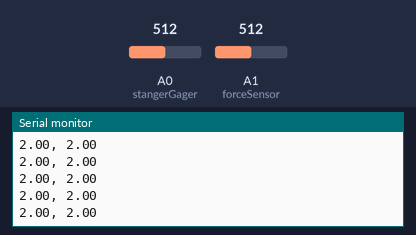
This sketch was run on a simulated Arduino Uno, built with avr-gcc and run on an emulated ATmega328P. Parts: the last lines printed to the serial monitor. The inputs (shaded band) are chosen by the test bench; at power-on: A0 (stangerGager) = 512, A1 (forceSensor) = 512.

Above: at 1.2 s.
1.3 s: A0 (stangerGager) set to 716
At 1.32 s:
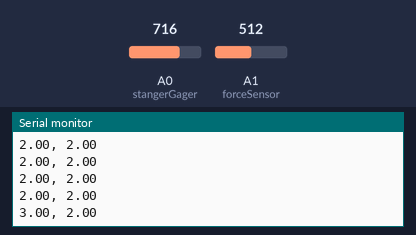
2.8 s: A1 (forceSensor) set to 716
At 2.83 s:
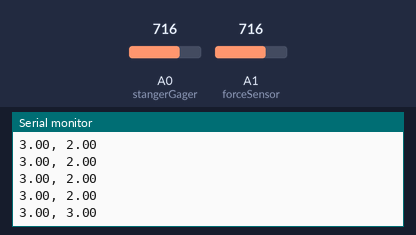
4.3 s: A0 (stangerGager) set to 900
At 4.35 s:
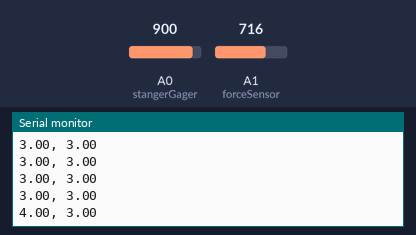
5.8 s: A1 (forceSensor) set to 900
At 5.86 s:
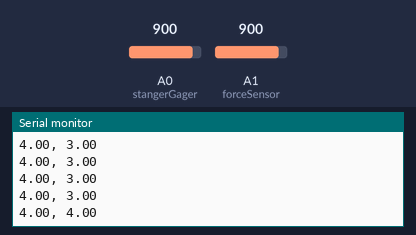
Timing chart, 0 to 8.3 s (numbered marks = the images above; inputs shaded):
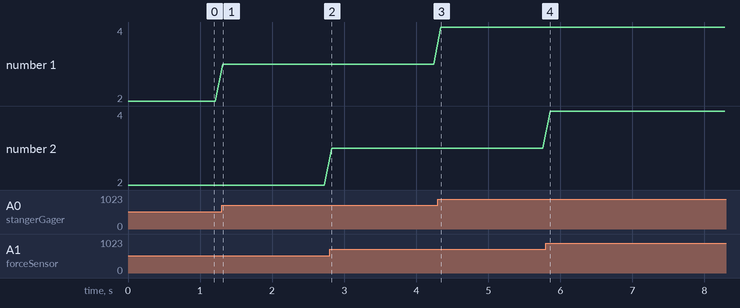

Measured:
- after the input at 1.3 s, the serial monitor: prints a new line at once (image 1)
- after the input at 2.8 s, the serial monitor: prints a new line at once (image 2)
- after the input at 4.3 s, the serial monitor: prints a new line at once (image 3)
- after the input at 5.8 s, the serial monitor: prints a new line after 0.06 s (image 4)
- plotted number 1: 2 → 3 after the input at 1.3 s, 3 → 4 after the input at 4.3 s

The sketch:

sensores.ino
```cpp
//DECLACAO DE VARIAVEIS
int forceSensor = A1;
int forceValue = 0;

int stangerGager = A0;
int stangerValue = 0;

float convertTensaoStanger = 0;
float convertTensaoForce = 0;

void setup()
{
  Serial.begin(9600);
  pinMode(forceSensor, INPUT);
  pinMode(stangerGager, INPUT);
}

void loop()
{
  forceValue = analogRead(forceSensor);
  stangerValue = analogRead(stangerGager);

  /**
  	5 valor maximo de tensão no pino
   Quando aplicado esse valor no pino o valor da conversão é 1023
   Dessa forma temos o valor em tensao
  **/

  //cor azul
  convertTensaoStanger = (stangerValue * 5) / 1023;

  //cor amarela
  convertTensaoForce = (forceValue * 5) / 1023;

  Serial.print(convertTensaoStanger);
  Serial.print(", ");
  Serial.println(convertTensaoForce);
  delay(100);


}
```
